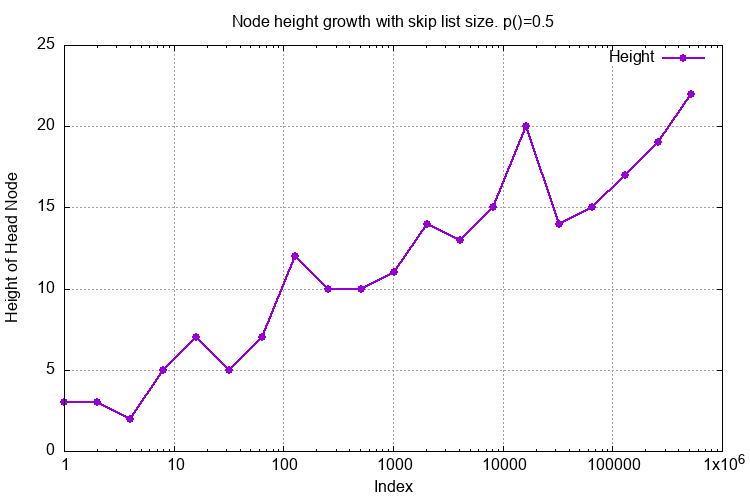

Write gnuplot code to recreate this figure.
set logscale x
set grid
set title "Node height growth with skip list size. p()=0.5"
set xlabel "Index"
set ylabel "Height of Head Node"
set pointsize 1
set datafile separator "\t"
# Curve fit
#cost(x) = a + (b / (x/1024))
#fit cost(x) "perf_height_size.dat" using 1:2 via a,b

set terminal png size 750,500           # choose the file format
set output "images/perf_height_size.png"   # choose the output device

plot "dat/perf_height_size.dat" using 2:3 t "Height" with linespoints pt 19 lw 2

reset
